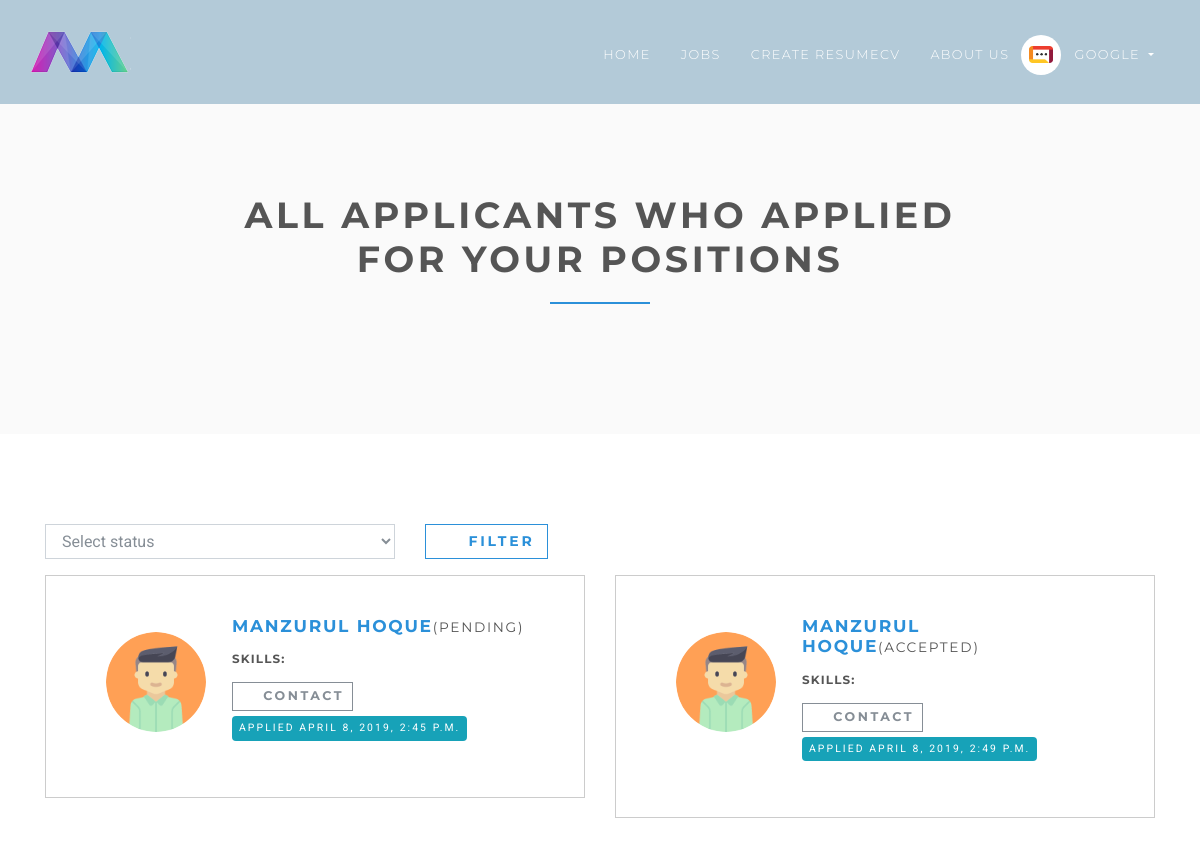
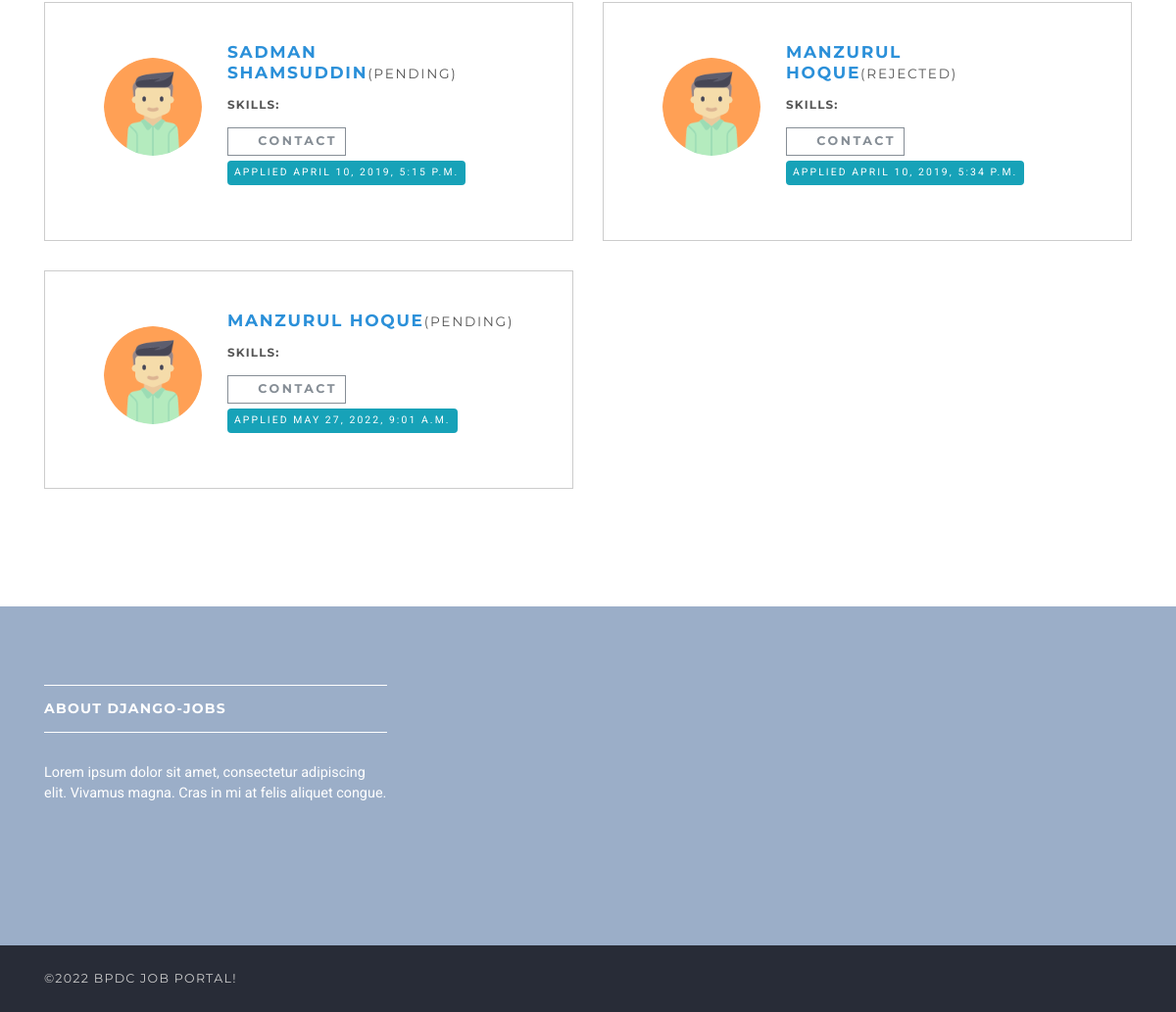
Before: /en/employer/dashboard/all-applicants/ (signed in) with the older database file (2 pictures, top to bottom).
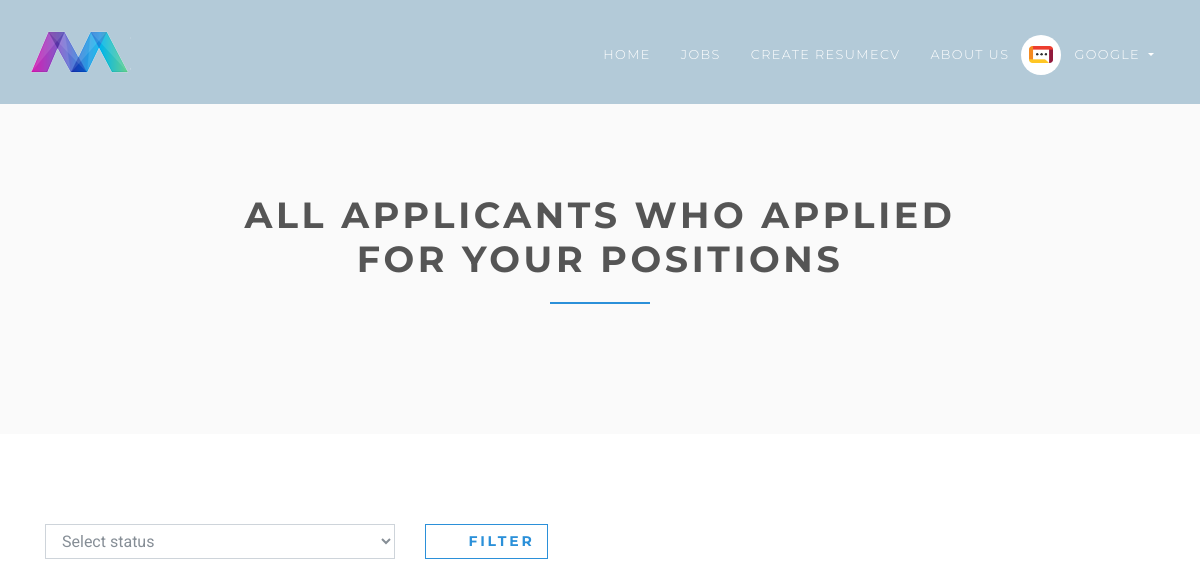
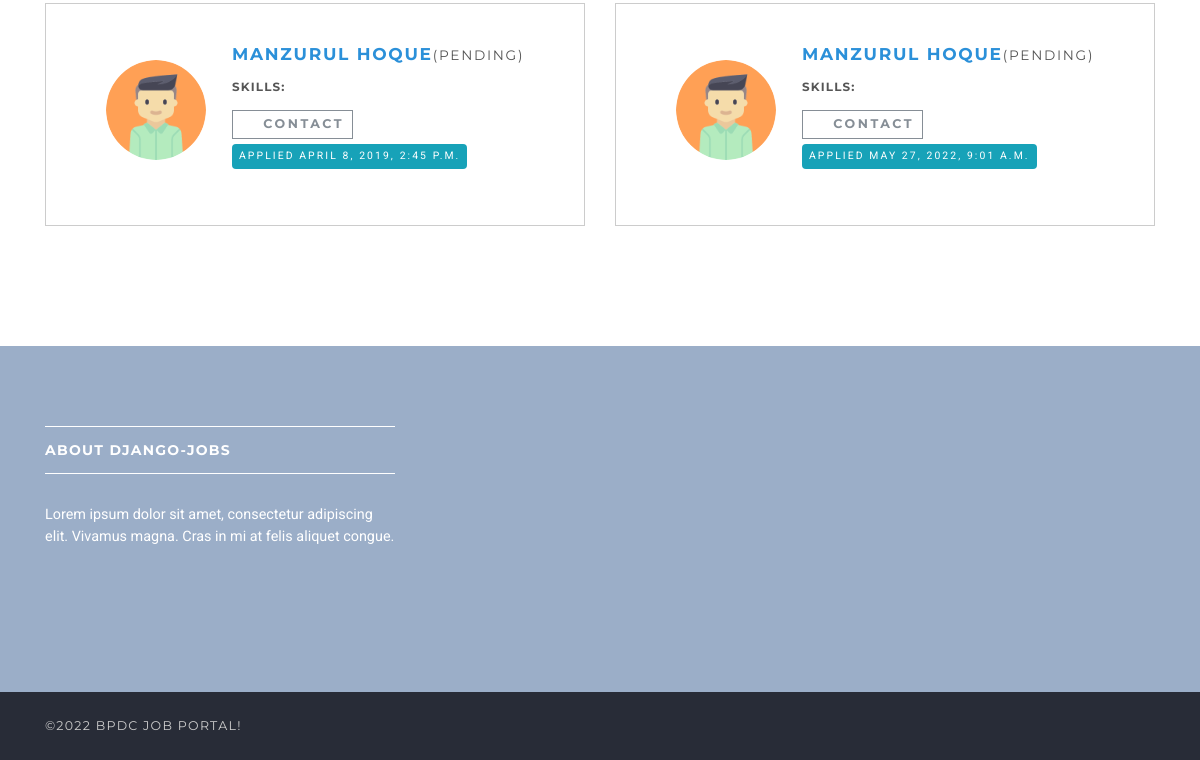
After: the same page with the newer database file (2 pictures, top to bottom).
### accounts/models.py (models this page shows, shortened)
class User(AbstractUser):
    username = None
    role = models.CharField(max_length=12, error_messages={"required": "Role must be provided"})
    gender = models.CharField(max_length=10, blank=True, null=True, default="")
    email = models.EmailField(
        unique=True, blank=False, error_messages={"unique": "A user with that email already exists."}
    )
    USERNAME_FIELD = "email"
    REQUIRED_FIELDS = []
    objects = UserManager()

### jobsapp/models.py (models this page shows, shortened)
class Applicant(models.Model):
    user = models.ForeignKey(User, on_delete=models.CASCADE)
    job = models.ForeignKey(Job, on_delete=models.CASCADE, related_name="applicants")
    created_at = models.DateTimeField(default=timezone.now)
    comment = models.TextField(blank=True, null=True)
    status = models.SmallIntegerField(default=1)
    class Meta:
        ordering = ["id"]
        unique_together = ["user", "job"]
    @property
    def get_status(self):
        if self.status == 1:
            return "Pending"
        elif self.status == 2:
            return "Accepted"
        else:
            return "Rejected"

### jobsapp/views/employer.py (the view)
# urls.py: path("all-applicants/", ApplicantsListView.as_view(), name="employer-all-applicants"),
class ApplicantsListView(ListView):
    model = Applicant
    template_name = "jobs/employer/all-applicants.html"
    context_object_name = "applicants"
    @method_decorator(login_required(login_url=reverse_lazy("accounts:login")))
    @method_decorator(user_is_employer)
    def dispatch(self, request, *args, **kwargs):
        return super().dispatch(self.request, *args, **kwargs)
    def get_queryset(self):
        self.queryset = self.model.objects.filter(job__user_id=self.request.user.id).order_by("id")
        if "status" in self.request.GET and len(self.request.GET.get("status")) > 0:
            self.queryset = self.queryset.filter(status=int(self.request.GET.get("status")))
        return self.queryset

### templates/jobs/employer/all-applicants.html (shortened to what this page needs)
{% extends 'base.html' %}
{% load static %}
{% block content %}
    <section class="bg-light-gray">
        <div class="container">
            <div class="row">
                <div class="col-lg-8 mx-auto">
                    <h1 class="heading">All applicants who applied for your positions</h1>
                </div>
            </div>
        </div>
    </section>
    <section>
        <div class="container">
            <form id="job-main-form" method="get" action="" class="job-main-form">
                <div class="controls">
                    <div class="row align-items-center">
                        <div class="col-md-4">
                            <div class="form-group">
                                <select id="status" name="status" class="form-control">
                                    <option value="" selected>Select status</option>
                                </select>
                            </div>
                        </div>
                        <div class="col-6">
                            <div class="form-group">
                                <button type="submit" class="btn btn-outline-white-primary"><i class="fa fa-magic"></i>
                                    Filter
                                </button>
                            </div>
                        </div>
                    </div>
                </div>
            </form>
            <div class="row">
                {% for applicant in applicants %}
                    <div class="col-lg-6">
                        <div class="box applicant">
                            <div class="row">
                                <div class="col-md-3 mr-4">
                                    <div class="image">
                                        <img src="{% static 'img/avatar.png' %}" alt=""
                                             class="img-fluid rounded-circle">
                                    </div>
                                </div>
                                <div class="col-md-8">
                                    <h4><a href="{% url 'jobs:applied-applicant-view' applicant.job.id applicant.id %}">{{ applicant.user.get_full_name }}</a><small>({{ applicant.get_status }})</small></h4>
                                    <h6>Skills:
                                    </h6>
                                    <a href="mailto:{{ applicant.user.email }}?Subject=Interested"
                                       class="btn btn-outline-white-secondary btn-sm">
                                        <i class="fa fa-envelope"></i>Contact
                                    </a>
                                    <p>
                                        <span class="badge badge-info">Applied {{ applicant.created_at.astimezone }}</span>
                                    </p>
                                </div>
                            </div>
                        </div>
                    </div>
                {% endfor %}
            </div>
        </div>
    </section>
{% endblock %}

### templates/base.html (shortened to what this page needs)
{% load static %}
{% load static i18n %}
{% get_current_language as LANGUAGE_CODE %}
<!DOCTYPE html>
<html lang="{{ LANGUAGE_CODE }}">
<head>
    <link rel="stylesheet"
          href="{% static 'vendor/bootstrap/css/bootstrap.min.css' %}">
    <link rel="stylesheet"
          href="{% static 'vendor/font-awesome/css/font-awesome.min.css' %}">
    <link rel="stylesheet" href="{% static 'vendor/owl.carousel/assets/owl.carousel.css' %}">
    <link rel="stylesheet" href="{% static 'vendor/owl.carousel/assets/owl.theme.default.css' %}">
    <link rel="stylesheet" href="{% static 'css/style.default.css' %}" id="theme-stylesheet">
    <link rel="stylesheet" href="{% static 'css/custom.css' %}">
    <link rel="stylesheet" href="https://cdnjs.cloudflare.com/ajax/libs/toastr.js/latest/toastr.min.css"/>
</head>
<body>
<header class="header">
    <nav class="navbar navbar-expand-lg">
        <div class="container-fluid">
            <a href="{% url 'jobs:home' %}" class="navbar-brand">
                <img src="{% static 'img/logo-small.png' %}" alt="logo" class="d-none d-lg-block">
            </a>
            <div id="navbarSupportedContent" class="collapse navbar-collapse">
                {% with request.resolver_match.url_name as url_name %}
                    <ul class="navbar-nav ml-auto">
                        <li class="nav-item {% if url_name == 'home' %}active{% endif %}">
                            <a href="{% url 'jobs:home' %}" class="nav-link">Home <span class="sr-only">(current)</span></a>
                        </li>
                        <li class="nav-item {% if url_name == 'jobs' %}active{% endif %}">
                            <a href="{% url 'jobs:jobs' %}" class="nav-link">Jobs</a>
                        </li>
                        <li class="nav-item {% if url_name == 'templates' %}active{% endif %}">
                            <a href="{% url 'resume_cv:templates' %}" class="nav-link">Create ResumeCV</a>
                        </li>
                        <li class="nav-item">
                            <a href="/{{ LANGUAGE_CODE }}/about-us/" class="nav-link">About Us</a>
                        </li>
                        {% if request.user.is_authenticated and request.user.role == 'employer' %}
                            <li class="nav-item dropdown">
                                <a id="clientZone" href="#" data-toggle="dropdown"
                                   aria-haspopup="true" aria-expanded="false"
                                   class="nav-link dropdown-toggle has-img mb-3 mb-lg-0 mt-3 mt-lg-0">
                                    <div class="client-menu-image">
                                        <div class="inner">
                                            <img src="{% static 'img/company-1.png' %}"
                                                 alt="company image"
                                                 class="img-fluid">
                                        </div>
                                    </div>
                                    {% if request.user.role == 'employee' %}
                                        {{ request.user.first_name }} {{ request.user.last_name }}
                                    {% else %}
                                        {{ request.user.first_name }}
                                    {% endif %}
                                </a>
                            </li>
                        {% endif %}
                    </ul>
                {% endwith %}
            </div>
        </div>
    </nav>
</header>
<div>
    {% block content %} {% endblock %}
</div>
<footer class="footer">
    <div class="footer__block">
        <div class="container">
            <div class="row">
                <div class="col-lg-4 col-md-12 mb-5">
                    <h4 class="h5">About django-jobs</h4>
                    <p> Lorem ipsum dolor sit amet, consectetur adipiscing elit. Vivamus magna. Cras in mi at felis
                        aliquet congue. </p>
                </div>
            </div>
        </div>
    </div>
    <div class="footer__copyright">
        <div class="container">
            <div class="row">
                <div class="col-md-4 text-md-left text-center">
                    <p>&copy;{% now "Y" %} BPDC JOB PORTAL!</p>
        </div>
    </div>
</footer>
</body>
</html>

### templates/lang_selector.html (shortened to what this page needs)
{% load i18n %}

Changed rows visible on the page:
removed Applicant: user.get_full_name "MANZURUL HOQUE", get_status "ACCEPTED", created_at.astimezone "APRIL 8, 2019, 2:49 P.M."
removed Applicant: user.get_full_name "SADMAN SHAMSUDDIN", get_status "PENDING", created_at.astimezone "APRIL 10, 2019, 5:15 P.M."
removed Applicant: user.get_full_name "MANZURUL HOQUE", get_status "REJECTED", created_at.astimezone "APRIL 10, 2019, 5:34 P.M."
